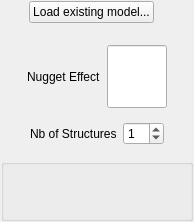
<ui version="4.0" >
 <class>Variogram_input_base</class>
 <widget class="QWidget" name="Variogram_input_base" >
  <property name="geometry" >
   <rect>
    <x>0</x>
    <y>0</y>
    <width>194</width>
    <height>222</height>
   </rect>
  </property>
  <property name="windowTitle" >
   <string>Variogram Input</string>
  </property>
  <layout class="QVBoxLayout" >
   <property name="margin" >
    <number>1</number>
   </property>
   <property name="spacing" >
    <number>6</number>
   </property>
   <item>
    <layout class="QHBoxLayout" >
     <property name="margin" >
      <number>0</number>
     </property>
     <property name="spacing" >
      <number>6</number>
     </property>
     <item>
      <spacer>
       <property name="orientation" >
        <enum>Qt::Horizontal</enum>
       </property>
       <property name="sizeType" >
        <enum>QSizePolicy::Expanding</enum>
       </property>
       <property name="sizeHint" >
        <size>
         <width>61</width>
         <height>21</height>
        </size>
       </property>
      </spacer>
     </item>
     <item>
      <widget class="QPushButton" name="load_button_" >
       <property name="text" >
        <string>Load existing model...</string>
       </property>
      </widget>
     </item>
     <item>
      <spacer>
       <property name="orientation" >
        <enum>Qt::Horizontal</enum>
       </property>
       <property name="sizeType" >
        <enum>QSizePolicy::Expanding</enum>
       </property>
       <property name="sizeHint" >
        <size>
         <width>71</width>
         <height>20</height>
        </size>
       </property>
      </spacer>
     </item>
    </layout>
   </item>
   <item>
    <spacer>
     <property name="orientation" >
      <enum>Qt::Vertical</enum>
     </property>
     <property name="sizeType" >
      <enum>QSizePolicy::Fixed</enum>
     </property>
     <property name="sizeHint" >
      <size>
       <width>20</width>
       <height>16</height>
      </size>
     </property>
    </spacer>
   </item>
   <item>
    <layout class="QHBoxLayout" >
     <property name="margin" >
      <number>0</number>
     </property>
     <property name="spacing" >
      <number>6</number>
     </property>
     <item>
      <spacer>
       <property name="orientation" >
        <enum>Qt::Horizontal</enum>
       </property>
       <property name="sizeType" >
        <enum>QSizePolicy::Expanding</enum>
       </property>
       <property name="sizeHint" >
        <size>
         <width>41</width>
         <height>20</height>
        </size>
       </property>
      </spacer>
     </item>
     <item>
      <widget class="QLabel" name="TextLabel1" >
       <property name="text" >
        <string>Nugget Effect</string>
       </property>
       <property name="wordWrap" >
        <bool>false</bool>
       </property>
      </widget>
     </item>
     <item>
      <widget class="QLineEdit" name="nugget_effect_edit_" >
       <property name="sizePolicy" >
        <sizepolicy>
         <hsizetype>0</hsizetype>
         <vsizetype>0</vsizetype>
         <horstretch>0</horstretch>
         <verstretch>0</verstretch>
        </sizepolicy>
       </property>
       <property name="maximumSize" >
        <size>
         <width>60</width>
         <height>32767</height>
        </size>
       </property>
      </widget>
     </item>
     <item>
      <spacer>
       <property name="orientation" >
        <enum>Qt::Horizontal</enum>
       </property>
       <property name="sizeType" >
        <enum>QSizePolicy::Expanding</enum>
       </property>
       <property name="sizeHint" >
        <size>
         <width>41</width>
         <height>20</height>
        </size>
       </property>
      </spacer>
     </item>
    </layout>
   </item>
   <item>
    <spacer>
     <property name="orientation" >
      <enum>Qt::Vertical</enum>
     </property>
     <property name="sizeType" >
      <enum>QSizePolicy::Fixed</enum>
     </property>
     <property name="sizeHint" >
      <size>
       <width>20</width>
       <height>8</height>
      </size>
     </property>
    </spacer>
   </item>
   <item>
    <layout class="QHBoxLayout" >
     <property name="margin" >
      <number>0</number>
     </property>
     <property name="spacing" >
      <number>6</number>
     </property>
     <item>
      <spacer>
       <property name="orientation" >
        <enum>Qt::Horizontal</enum>
       </property>
       <property name="sizeType" >
        <enum>QSizePolicy::Expanding</enum>
       </property>
       <property name="sizeHint" >
        <size>
         <width>20</width>
         <height>20</height>
        </size>
       </property>
      </spacer>
     </item>
     <item>
      <widget class="QLabel" name="TextLabel2_2" >
       <property name="text" >
        <string>Nb of Structures</string>
       </property>
       <property name="wordWrap" >
        <bool>false</bool>
       </property>
      </widget>
     </item>
     <item>
      <widget class="QSpinBox" name="structures_count_" >
       <property name="maximum" >
        <number>10</number>
       </property>
       <property name="value" >
        <number>1</number>
       </property>
      </widget>
     </item>
     <item>
      <spacer>
       <property name="orientation" >
        <enum>Qt::Horizontal</enum>
       </property>
       <property name="sizeType" >
        <enum>QSizePolicy::Expanding</enum>
       </property>
       <property name="sizeHint" >
        <size>
         <width>20</width>
         <height>20</height>
        </size>
       </property>
      </spacer>
     </item>
    </layout>
   </item>
   <item>
    <spacer>
     <property name="orientation" >
      <enum>Qt::Vertical</enum>
     </property>
     <property name="sizeType" >
      <enum>QSizePolicy::Fixed</enum>
     </property>
     <property name="sizeHint" >
      <size>
       <width>20</width>
       <height>8</height>
      </size>
     </property>
    </spacer>
   </item>
   <item>
    <widget class="QGroupBox" name="structures_main_box_" >
     <property name="title" >
      <string/>
     </property>
     <property name="alignment" >
      <set>Qt::AlignLeading</set>
     </property>
     <property name="flat" >
      <bool>false</bool>
     </property>
     <layout class="QVBoxLayout" >
      <property name="margin" >
       <number>2</number>
      </property>
      <property name="spacing" >
       <number>6</number>
      </property>
     </layout>
    </widget>
   </item>
  </layout>
 </widget>
 <layoutdefault spacing="6" margin="11" />
 <resources/>
 <connections/>
</ui>
